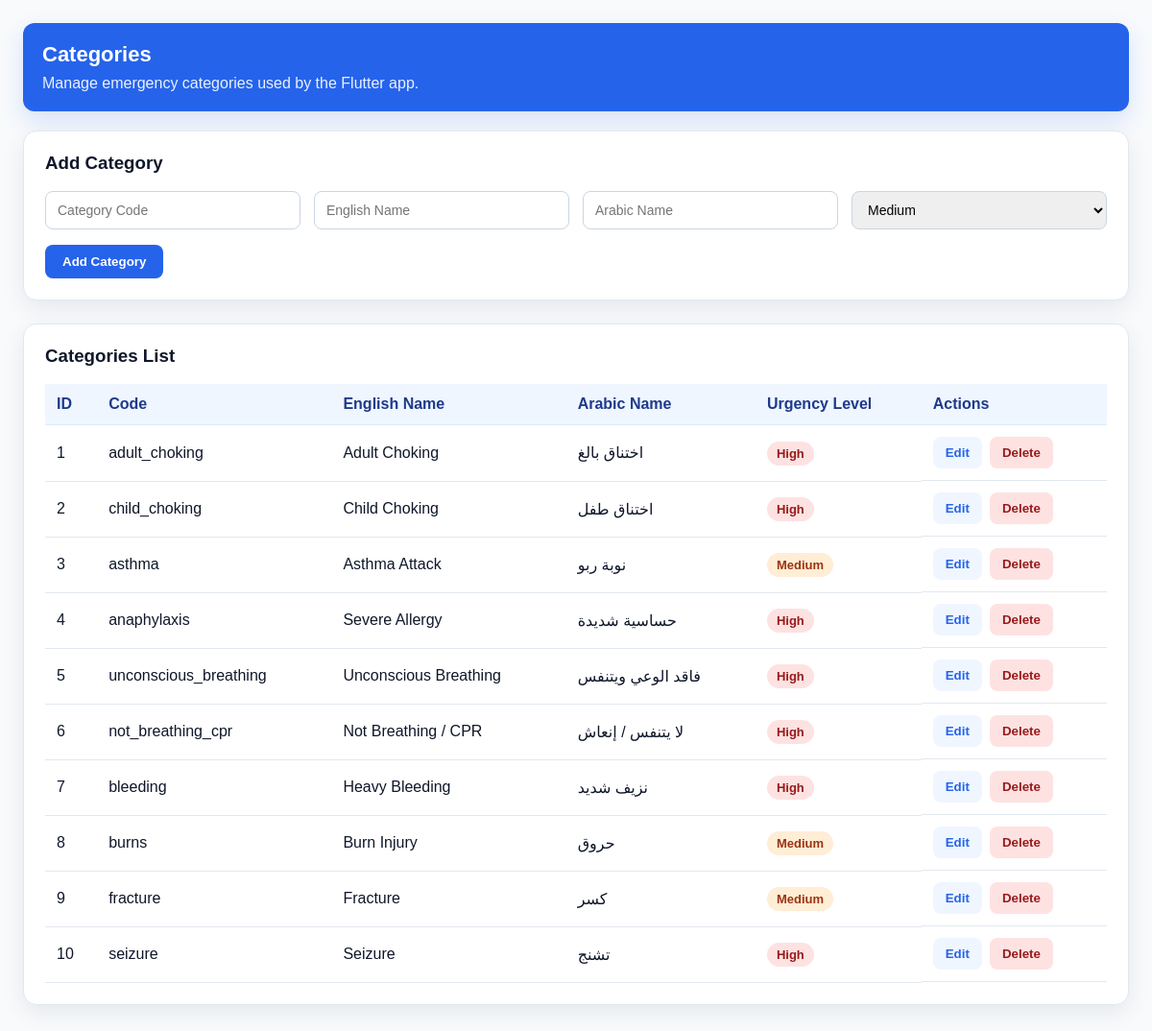
/pages/categories.php (signed in), run on the app's committed database.
### tables this page shows
CREATE TABLE `categories` (
  `id` int(11) NOT NULL,
  `CODE` varchar(50) NOT NULL,
  `urgency_level` enum('low','medium','high','extreme') NOT NULL DEFAULT 'medium',
  `name_en` varchar(120) NOT NULL,
  `name_ar` varchar(120) NOT NULL,
  `icon_key` varchar(50) DEFAULT NULL,
  `is_active` tinyint(1) NOT NULL DEFAULT 1,
  `sort_order` int(11) NOT NULL DEFAULT 1,
  `created_at` datetime NOT NULL DEFAULT current_timestamp(),
  `updated_at` datetime NOT NULL DEFAULT current_timestamp() ON UPDATE current_timestamp()
);

### pages/guards.php (called while the page is built, shortened)
<?php
function perms(): array
{
    return $_SESSION['perms'] ?? [];
}
function can(string $perm): bool
{
    return in_array($perm, perms(), true);
}
?>

### pages/categories.php (the view, shortened to what this page needs)
<?php
require_once __DIR__ . '/guards.php';
require_once __DIR__ . '/../config/database.php';
$stmt = $pdo->prepare("
    SELECT *
    FROM categories
    ORDER BY id ASC
");
$stmt->execute();
$categories = $stmt->fetchAll();
?>
<!DOCTYPE html>
<html lang="en">
<head>
    <link rel="stylesheet" href="../assets/css/categories.css?v=20260523">
</head>
<body>
    <div class="page-header">
        <h2>Categories</h2>
        <p>Manage emergency categories used by the Flutter app.</p>
    </div>
    <div class="card">
        <h3>Add Category</h3>
        <form method="POST" class="category-form">
            <div class="form-grid">
                <input type="text" name="code" placeholder="Category Code" required>
                <input type="text" name="name_en" placeholder="English Name" required>
                <input type="text" name="name_ar" placeholder="Arabic Name">
                <select name="urgency_level">
                    <option value="medium" selected>Medium</option>
                </select>
            </div>
            <button type="submit" name="add" class="btn-primary">Add Category</button>
        </form>
    </div>
    <div class="card">
        <h3>Categories List</h3>
        <div class="table-wrap">
            <table>
                <thead>
                    <tr>
                        <th>ID</th>
                        <th>Code</th>
                        <th>English Name</th>
                        <th>Arabic Name</th>
                        <th>Urgency Level</th>
                        <th>Actions</th>
                    </tr>
                </thead>
                <tbody>
                    <?php foreach ($categories as $row): ?>
                        <?php $rowId = (int)$row['id']; ?>
                        <tr>
                            <td><?= htmlspecialchars((string)$rowId) ?></td>
                            <td><?= htmlspecialchars((string)$row['CODE']) ?></td>
                            <td><?= htmlspecialchars((string)$row['name_en']) ?></td>
                            <td><?= htmlspecialchars((string)$row['name_ar']) ?></td>
                            <td>
                                <span class="urgency <?= htmlspecialchars((string)$row['urgency_level']) ?>">
                                    <?= htmlspecialchars((string)$row['urgency_level']) ?>
                                </span>
                            </td>
                            <td class="action-buttons">
                                <?php if (can('categories.edit')): ?>
                                    <button
                                        type="button"
                                        class="btn-secondary"
                                        onclick="parent.openGlobalModal(document.getElementById('editCategory<?= $rowId ?>').innerHTML)">
                                        Edit
                                    </button>
                                <?php endif; ?>
                                <?php if (can('categories.delete')): ?>
                                    <form method="POST" class="inline-form js-confirm-delete">
                                        <button type="submit" name="delete_category" class="btn-danger">Delete</button>
                                    </form>
                                <?php endif; ?>
                            </td>
                        </tr>
                    <?php endforeach; ?>
                </tbody>
            </table>
        </div>
    </div>
</body>
</html>

### assets/css/categories.css (style rules this page uses)
body { margin: 0; padding: 24px; background: #f8fafc; color: #0f172a; font-family: Arial, sans-serif; }
.page-header { background: #2563eb; color: #ffffff; padding: 20px; border-radius: 12px; margin-bottom: 20px; box-shadow: 0 10px 24px rgba(37, 99, 235, 0.16); }
.page-header h2 { margin: 0; font-size: 22px; color: #ffffff; }
.page-header p { margin: 8px 0 0; color: #eaf1ff; }
.card { background: #ffffff; border-radius: 14px; padding: 22px; margin-bottom: 24px; box-shadow: 0 8px 24px rgba(15, 23, 42, 0.08); border: 1px solid #e2e8f0; }
.card h3 { margin-top: 0; margin-bottom: 18px; }
.form-grid { display: grid; grid-template-columns: repeat(4, 1fr); gap: 14px; margin-bottom: 16px; }
input, select { padding: 10px 12px; border: 1px solid #cbd5e1; border-radius: 8px; font-size: 14px; }
.btn-primary { background: #2563eb; color: white; border: none; padding: 10px 18px; border-radius: 8px; cursor: pointer; font-weight: bold; }
table { width: 100%; border-collapse: collapse; background: white; }
th { background: #eff6ff; color: #1e3a8a; text-align: left; padding: 12px; border-bottom: 1px solid #dbeafe; }
td { padding: 12px; border-bottom: 1px solid #e2e8f0; }
.urgency { padding: 5px 10px; border-radius: 999px; font-size: 13px; font-weight: bold; text-transform: capitalize; }
.urgency.medium { background: #ffedd5; color: #9a3412; }
.urgency.high, .urgency.critical { background: #fee2e2; color: #991b1b; }
.action-buttons { display: flex; gap: 8px; align-items: center; flex-wrap: wrap; }
.inline-form { display: inline-block; margin: 0; }
.btn-secondary, .btn-danger { border: none; border-radius: 8px; padding: 9px 13px; font-weight: 800; cursor: pointer; text-decoration: none; display: inline-block; }
.btn-secondary { background: #eff6ff; color: #2563eb; }
.btn-danger { background: #fee2e2; color: #991b1b; }

### data on the page
categories: id "1", CODE "adult_choking", name_en "Adult Choking", name_ar "اختناق بالغ", urgency_level "High"
categories: id "2", CODE "child_choking", name_en "Child Choking", name_ar "اختناق طفل", urgency_level "High"
categories: id "3", CODE "asthma", name_en "Asthma Attack", name_ar "نوبة ربو", urgency_level "Medium"
categories: id "4", CODE "anaphylaxis", name_en "Severe Allergy", name_ar "حساسية شديدة", urgency_level "High"
categories: id "5", CODE "unconscious_breathing", name_en "Unconscious Breathing", name_ar "فاقد الوعي ويتنفس", urgency_level "High"
categories: id "6", CODE "not_breathing_cpr", name_en "Not Breathing / CPR", name_ar "لا يتنفس / إنعاش", urgency_level "High"
categories: id "7", CODE "bleeding", name_en "Heavy Bleeding", name_ar "نزيف شديد", urgency_level "High"
categories: id "8", CODE "burns", name_en "Burn Injury", name_ar "حروق", urgency_level "Medium"
categories: id "9", CODE "fracture", name_en "Fracture", name_ar "كسر", urgency_level "Medium"
categories: id "10", CODE "seizure", name_en "Seizure", name_ar "تشنج", urgency_level "High"
